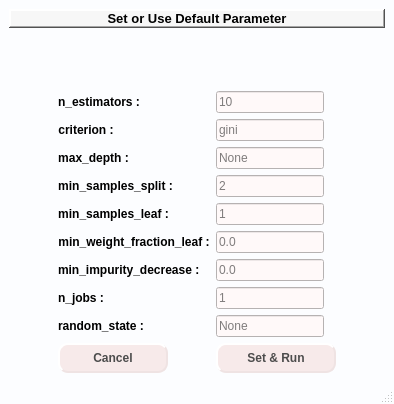
<?xml version="1.0" encoding="UTF-8"?>
<ui version="4.0">
 <class>FormSetRandomForestParam</class>
 <widget class="QMainWindow" name="FormSetRandomForestParam">
  <property name="geometry">
   <rect>
    <x>0</x>
    <y>0</y>
    <width>394</width>
    <height>404</height>
   </rect>
  </property>
  <property name="windowTitle">
   <string>Random Forest</string>
  </property>
  <property name="styleSheet">
   <string notr="true">QMainWindow{

background-color:#fcfdff;

}</string>
  </property>
  <widget class="QWidget" name="centralwidget">
   <layout class="QHBoxLayout" name="horizontalLayout">
    <item>
     <layout class="QVBoxLayout" name="verticalLayout_8">
      <item>
       <widget class="QLabel" name="label_10">
        <property name="font">
         <font>
          <pointsize>10</pointsize>
          <weight>75</weight>
          <italic>false</italic>
          <bold>true</bold>
          <underline>false</underline>
          <strikeout>false</strikeout>
         </font>
        </property>
        <property name="styleSheet">
         <string notr="true">QLabel{

background-color:#f7f7f7;
}</string>
        </property>
        <property name="frameShape">
         <enum>QFrame::WinPanel</enum>
        </property>
        <property name="frameShadow">
         <enum>QFrame::Raised</enum>
        </property>
        <property name="text">
         <string>Set or Use Default Parameter</string>
        </property>
        <property name="alignment">
         <set>Qt::AlignCenter</set>
        </property>
       </widget>
      </item>
      <item>
       <spacer name="verticalSpacer">
        <property name="orientation">
         <enum>Qt::Vertical</enum>
        </property>
        <property name="sizeHint" stdset="0">
         <size>
          <width>20</width>
          <height>40</height>
         </size>
        </property>
       </spacer>
      </item>
      <item>
       <layout class="QHBoxLayout" name="horizontalLayout_15">
        <item>
         <spacer name="horizontalSpacer_2">
          <property name="orientation">
           <enum>Qt::Horizontal</enum>
          </property>
          <property name="sizeType">
           <enum>QSizePolicy::MinimumExpanding</enum>
          </property>
          <property name="sizeHint" stdset="0">
           <size>
            <width>40</width>
            <height>20</height>
           </size>
          </property>
         </spacer>
        </item>
        <item>
         <layout class="QFormLayout" name="formLayout">
          <property name="fieldGrowthPolicy">
           <enum>QFormLayout::FieldsStayAtSizeHint</enum>
          </property>
          <item row="0" column="0">
           <widget class="QLabel" name="label_4">
            <property name="font">
             <font>
              <weight>75</weight>
              <bold>true</bold>
             </font>
            </property>
            <property name="text">
             <string>n_estimators :</string>
            </property>
            <property name="alignment">
             <set>Qt::AlignCenter</set>
            </property>
            <property name="indent">
             <number>15</number>
            </property>
           </widget>
          </item>
          <item row="0" column="1">
           <widget class="QLineEdit" name="txtN_Estimators">
            <property name="styleSheet">
             <string notr="true">QLineEdit{
background-color:rgb(255, 249, 249);
}</string>
            </property>
            <property name="placeholderText">
             <string>10</string>
            </property>
           </widget>
          </item>
          <item row="1" column="0">
           <widget class="QLabel" name="label_5">
            <property name="font">
             <font>
              <weight>75</weight>
              <bold>true</bold>
             </font>
            </property>
            <property name="text">
             <string>criterion :</string>
            </property>
            <property name="alignment">
             <set>Qt::AlignCenter</set>
            </property>
            <property name="indent">
             <number>15</number>
            </property>
           </widget>
          </item>
          <item row="1" column="1">
           <widget class="QLineEdit" name="txtCriterion">
            <property name="styleSheet">
             <string notr="true">QLineEdit{
background-color:rgb(255, 249, 249);
}</string>
            </property>
            <property name="placeholderText">
             <string>gini</string>
            </property>
           </widget>
          </item>
          <item row="2" column="0">
           <widget class="QLabel" name="label_6">
            <property name="font">
             <font>
              <weight>75</weight>
              <bold>true</bold>
             </font>
            </property>
            <property name="text">
             <string>max_depth :</string>
            </property>
            <property name="alignment">
             <set>Qt::AlignCenter</set>
            </property>
            <property name="indent">
             <number>15</number>
            </property>
           </widget>
          </item>
          <item row="2" column="1">
           <widget class="QLineEdit" name="txtMaxDepth">
            <property name="styleSheet">
             <string notr="true">QLineEdit{
background-color:rgb(255, 249, 249);
}</string>
            </property>
            <property name="placeholderText">
             <string>None</string>
            </property>
           </widget>
          </item>
          <item row="3" column="0">
           <widget class="QLabel" name="label_7">
            <property name="font">
             <font>
              <weight>75</weight>
              <bold>true</bold>
             </font>
            </property>
            <property name="text">
             <string>min_samples_split :</string>
            </property>
            <property name="alignment">
             <set>Qt::AlignCenter</set>
            </property>
            <property name="indent">
             <number>15</number>
            </property>
           </widget>
          </item>
          <item row="3" column="1">
           <widget class="QLineEdit" name="txtMinSamplesSplit">
            <property name="styleSheet">
             <string notr="true">QLineEdit{
background-color:rgb(255, 249, 249);
}</string>
            </property>
            <property name="placeholderText">
             <string>2</string>
            </property>
           </widget>
          </item>
          <item row="4" column="0">
           <widget class="QLabel" name="label_8">
            <property name="font">
             <font>
              <weight>75</weight>
              <bold>true</bold>
             </font>
            </property>
            <property name="text">
             <string>min_samples_leaf :</string>
            </property>
            <property name="alignment">
             <set>Qt::AlignCenter</set>
            </property>
            <property name="indent">
             <number>15</number>
            </property>
           </widget>
          </item>
          <item row="4" column="1">
           <widget class="QLineEdit" name="txtMinSamplesLeaf">
            <property name="styleSheet">
             <string notr="true">QLineEdit{
background-color:rgb(255, 249, 249);
}</string>
            </property>
            <property name="placeholderText">
             <string>1</string>
            </property>
           </widget>
          </item>
          <item row="5" column="0">
           <widget class="QLabel" name="label_9">
            <property name="font">
             <font>
              <weight>75</weight>
              <bold>true</bold>
             </font>
            </property>
            <property name="text">
             <string>min_weight_fraction_leaf :</string>
            </property>
            <property name="alignment">
             <set>Qt::AlignCenter</set>
            </property>
            <property name="indent">
             <number>15</number>
            </property>
           </widget>
          </item>
          <item row="5" column="1">
           <widget class="QLineEdit" name="txtMinWeightFractionLeaf">
            <property name="styleSheet">
             <string notr="true">QLineEdit{
background-color:rgb(255, 249, 249);
}</string>
            </property>
            <property name="placeholderText">
             <string>0.0</string>
            </property>
           </widget>
          </item>
          <item row="6" column="0">
           <widget class="QLabel" name="label">
            <property name="font">
             <font>
              <weight>75</weight>
              <bold>true</bold>
             </font>
            </property>
            <property name="text">
             <string>min_impurity_decrease :</string>
            </property>
           </widget>
          </item>
          <item row="6" column="1">
           <widget class="QLineEdit" name="txtMinImpurityDcs">
            <property name="styleSheet">
             <string notr="true">QLineEdit{
background-color:rgb(255, 249, 249);
}</string>
            </property>
            <property name="placeholderText">
             <string>0.0</string>
            </property>
           </widget>
          </item>
          <item row="7" column="0">
           <widget class="QLabel" name="label_2">
            <property name="font">
             <font>
              <weight>75</weight>
              <bold>true</bold>
             </font>
            </property>
            <property name="text">
             <string>n_jobs :</string>
            </property>
           </widget>
          </item>
          <item row="7" column="1">
           <widget class="QLineEdit" name="txtN_Jobs">
            <property name="styleSheet">
             <string notr="true">QLineEdit{
background-color:rgb(255, 249, 249);
}</string>
            </property>
            <property name="placeholderText">
             <string>1</string>
            </property>
           </widget>
          </item>
          <item row="8" column="0">
           <widget class="QLabel" name="label_3">
            <property name="font">
             <font>
              <weight>75</weight>
              <bold>true</bold>
             </font>
            </property>
            <property name="text">
             <string>random_state :</string>
            </property>
           </widget>
          </item>
          <item row="8" column="1">
           <widget class="QLineEdit" name="txtRandomState">
            <property name="styleSheet">
             <string notr="true">QLineEdit{
background-color:rgb(255, 249, 249);
}</string>
            </property>
            <property name="placeholderText">
             <string>None</string>
            </property>
           </widget>
          </item>
          <item row="9" column="1">
           <widget class="QPushButton" name="btnSetParamRandomForest">
            <property name="sizePolicy">
             <sizepolicy hsizetype="Maximum" vsizetype="Maximum">
              <horstretch>0</horstretch>
              <verstretch>0</verstretch>
             </sizepolicy>
            </property>
            <property name="minimumSize">
             <size>
              <width>120</width>
              <height>30</height>
             </size>
            </property>
            <property name="font">
             <font>
              <weight>75</weight>
              <bold>true</bold>
             </font>
            </property>
            <property name="cursor">
             <cursorShape>PointingHandCursor</cursorShape>
            </property>
            <property name="styleSheet">
             <string notr="true">QPushButton {
    background-color:#f7eaea;
    color: #4c4c4c;
    border: 2px #efe3e3;
	border-style: outset;
	border-radius:10px
}

QPushButton:hover {background-color:#f7efef;}
</string>
            </property>
            <property name="text">
             <string>Set &amp;&amp; Run</string>
            </property>
            <property name="icon">
             <iconset>
              <normaloff>Icons/run.png</normaloff>Icons/run.png</iconset>
            </property>
            <property name="iconSize">
             <size>
              <width>18</width>
              <height>18</height>
             </size>
            </property>
           </widget>
          </item>
          <item row="9" column="0">
           <widget class="QPushButton" name="btnCancel">
            <property name="minimumSize">
             <size>
              <width>110</width>
              <height>30</height>
             </size>
            </property>
            <property name="font">
             <font>
              <weight>75</weight>
              <bold>true</bold>
             </font>
            </property>
            <property name="cursor">
             <cursorShape>PointingHandCursor</cursorShape>
            </property>
            <property name="styleSheet">
             <string notr="true">QPushButton {
    background-color:#f7eaea;
    color: #4c4c4c;
    border: 2px #efe3e3;
	border-style: outset;
	border-radius:10px
}

QPushButton:hover {background-color:#f7efef;}
</string>
            </property>
            <property name="text">
             <string>Cancel</string>
            </property>
            <property name="icon">
             <iconset>
              <normaloff>Icons/cancel.png</normaloff>Icons/cancel.png</iconset>
            </property>
            <property name="iconSize">
             <size>
              <width>12</width>
              <height>12</height>
             </size>
            </property>
           </widget>
          </item>
         </layout>
        </item>
        <item>
         <spacer name="horizontalSpacer_3">
          <property name="orientation">
           <enum>Qt::Horizontal</enum>
          </property>
          <property name="sizeType">
           <enum>QSizePolicy::MinimumExpanding</enum>
          </property>
          <property name="sizeHint" stdset="0">
           <size>
            <width>40</width>
            <height>20</height>
           </size>
          </property>
         </spacer>
        </item>
       </layout>
      </item>
     </layout>
    </item>
   </layout>
  </widget>
  <widget class="QStatusBar" name="statusbar"/>
 </widget>
 <resources/>
 <connections/>
</ui>
